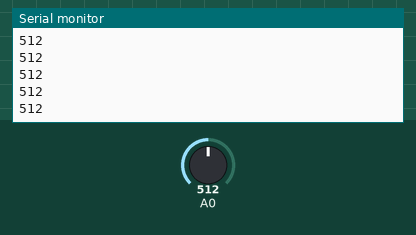
A sketch run on a simulated Arduino Uno, built with avr-gcc and run on an emulated ATmega328P. Parts: the last lines printed to the serial monitor. The inputs (shaded band) are chosen by the test bench; at power-on: A0 = 512.

Above: at 1.2 s.
1.3 s: A0 set to 716
At 1.9 s:
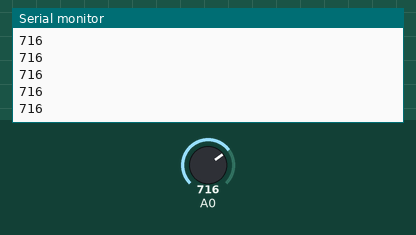
2.8 s: A0 set to 900
At 3.7 s:
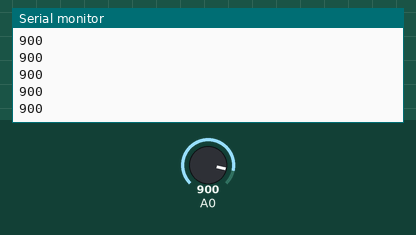
Timing chart, 0 to 5.8 s (numbered marks = the images above; inputs shaded):
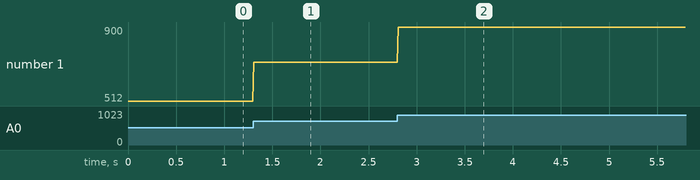

The sketch:

l8_Analog_Read_PhotoResistor.ino
```cpp
void setup() {
  // put your setup code here, to run once:
  Serial.begin(9600);
}

void loop() {
  // put your main code here, to run repeatedly:
  int photoSensorValue = analogRead(A0);
  Serial.println(photoSensorValue);
  delay(10);
}
```

Measured:
- after the input at 1.3 s, the serial monitor: prints a new line at once (image 1)
- after the input at 2.8 s, the serial monitor: prints a new line at once (image 2)
- plotted number 1: 512 → 716 after the input at 1.3 s, 716 → 900 after the input at 2.8 s
